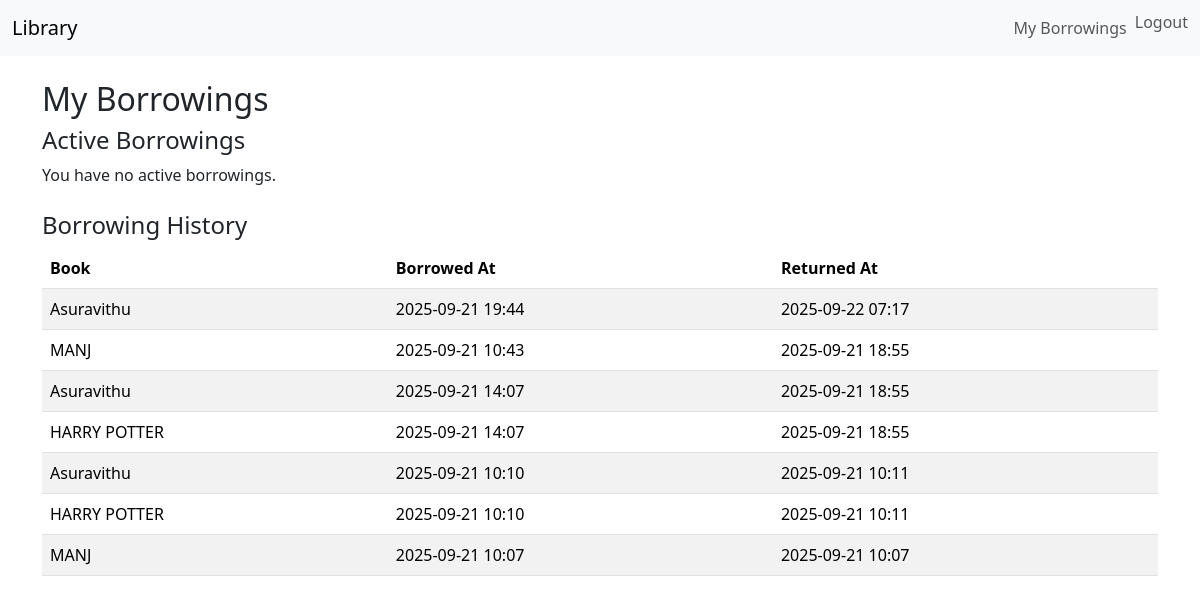
The app's page /books/my/ (signed in) with its own data.
### library/models.py (models this page shows, shortened)
class Borrowing(models.Model):
    user = models.ForeignKey(settings.AUTH_USER_MODEL, on_delete=models.CASCADE)
    book = models.ForeignKey(Book, on_delete=models.CASCADE)
    borrowed_at = models.DateTimeField(default=timezone.now)
    due_at = models.DateTimeField()
    returned_at = models.DateTimeField(null=True, blank=True)

class Book(models.Model):
    title = models.CharField(max_length=255)
    author = models.CharField(max_length=255)
    isbn = models.CharField(max_length=13, unique=True)
    total_copies = models.PositiveIntegerField(default=1)

### library/views.py (the view)
# urls.py: path('my/', views.my_borrowings, name='my_borrowings'),
@login_required
def my_borrowings(request):
    active = Borrowing.objects.filter(user=request.user, returned_at__isnull=True).order_by('-borrowed_at')
    history = Borrowing.objects.filter(user=request.user, returned_at__isnull=False).order_by('-returned_at')
    return render(request, 'library/my_borrowings.html', {'active': active, 'history': history})

### library/templates/library/my_borrowings.html (shortened to what this page needs)
{% extends "base.html" %}
{% block content %}
<h2>My Borrowings</h2>
<h4>Active Borrowings</h4>
{% if active %}
<table class="table table-striped">
    <thead>
        <tr>
            <th>Book</th>
            <th>Borrowed At</th>
            <th>Due At</th>
            <th>Action</th>
        </tr>
    </thead>
    <tbody>
        {% for b in active %}
        <tr>
            <td>{{ b.book.title }}</td>
            <td>{{ b.borrowed_at|date:"Y-m-d H:i" }}</td>
            <td>{{ b.due_at|date:"Y-m-d" }}</td>
            <td>
                <a href="{% url 'return_book' b.pk %}" class="btn btn-sm btn-warning">Return</a>
            </td>
        </tr>
        {% endfor %}
    </tbody>
</table>
{% else %}
<p>You have no active borrowings.</p>
{% endif %}
<h4 class="mt-4">Borrowing History</h4>
{% if history %}
<table class="table table-striped">
    <thead>
        <tr>
            <th>Book</th>
            <th>Borrowed At</th>
            <th>Returned At</th>
        </tr>
    </thead>
    <tbody>
        {% for b in history %}
        <tr>
            <td>{{ b.book.title }}</td>
            <td>{{ b.borrowed_at|date:"Y-m-d H:i" }}</td>
            <td>{{ b.returned_at|date:"Y-m-d H:i" }}</td>
        </tr>
        {% endfor %}
    </tbody>
</table>
{% else %}
<p>No borrowing history.</p>
{% endif %}
{% endblock %}

### records on screen
Borrowing: book "Asuravithu", borrowed_at "2025-09-21 19:44", returned_at "2025-09-22 07:17"
Borrowing: book "MANJ", borrowed_at "2025-09-21 10:43", returned_at "2025-09-21 18:55"
Borrowing: book "Asuravithu", borrowed_at "2025-09-21 14:07", returned_at "2025-09-21 18:55"
Borrowing: book "HARRY POTTER", borrowed_at "2025-09-21 14:07", returned_at "2025-09-21 18:55"
Borrowing: book "Asuravithu", borrowed_at "2025-09-21 10:10", returned_at "2025-09-21 10:11"
Borrowing: book "HARRY POTTER", borrowed_at "2025-09-21 10:10", returned_at "2025-09-21 10:11"
Borrowing: book "MANJ", borrowed_at "2025-09-21 10:07", returned_at "2025-09-21 10:07"
